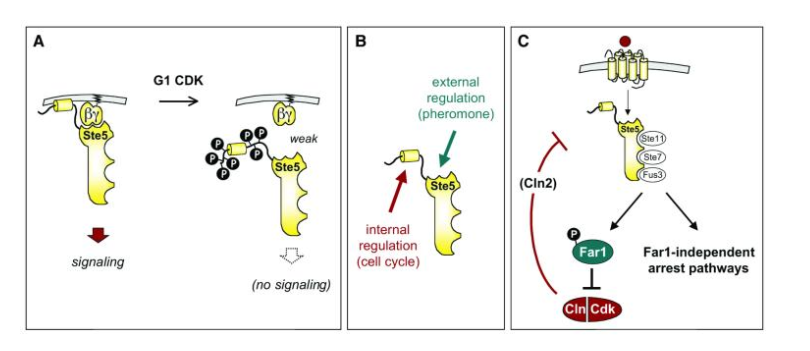
#> input picture contour_finding_test.PNG, 810 x 351 px, found by its file name
$ python contour.py
#> lines starting #> are read from the running program, lines starting #| are printed output that depends on the picture
from skimage.measure import find_contours
from skimage import io
from skimage.color import rgb2gray
from matplotlib import pyplot as plt

image = io.imread('contour_finding_test.png')
#> image is the input picture: shape (351, 810, 4); mean R, G, B, A 244, 243.6, 241.1, 255
# image = io.imread('FlowchartDiagram.png')
image = rgb2gray(image)
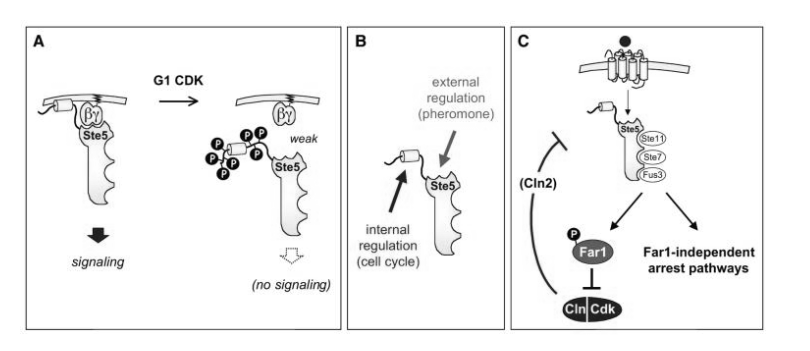
#> image: shape (351, 810) float64; min 0.00392, max 1, mean 0.955
out = find_contours(image)
#> out = 406 point arrays, longest 1527 points
print(len(out))
#| 406

# Find contours at a constant value of 0.8
# contours = find_contours(image, 0.8)
contours = find_contours(image, )
#> contours = 406 point arrays, longest 1527 points

# Display the image and plot all contours found
fig, ax = plt.subplots()
ax.imshow(image, cmap=plt.cm.gray)

for contour in contours:
    ax.plot(contour[:, 1], contour[:, 0], linewidth=2)

ax.axis('image')
ax.set_xticks([])
ax.set_yticks([])
plt.show()
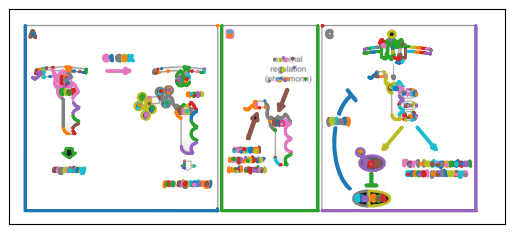
#> figure drawn by matplotlib, 1 panel
# io.imshow(image)
# io.show()
